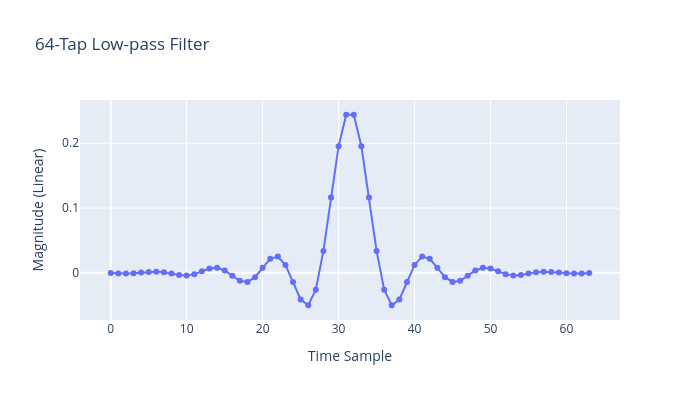

Write notebook code for a chart like this one.
### Code cell
fig_filter = go.Figure()
fig_filter.add_trace(go.Scatter(y=filter_taps, mode='lines+markers', name=f'64-Tap Low-pass Filter'))   
fig_filter.update_layout(width=700,height=400, title='64-Tap Low-pass Filter', xaxis_title='Time Sample', yaxis_title='Magnitude (Linear)',
                  )

### Figure 1 — Plotly figure (JSON) as saved in the notebook; plotly's stock layout.template omitted (floating-point values rounded to 4 significant figures)
{"data": [{"mode": "lines+markers", "name": "64-Tap Low-pass Filter", "type": "scatter", "y": [-0.00031, -0.0007949, -0.0008901, -0.0004301, 0.0005153, 0.001512, 0.001848, 0.0009346, -0.001136, -0.003316, -0.00398, -0.001965, 0.002328, 0.006616, 0.007747, 0.00374, -0.004342, -0.01214, -0.01402, -0.006703, 0.007739, 0.02161, 0.02508, 0.01212, -0.01427, -0.0411, -0.04996, -0.02589, 0.0339, 0.1162, 0.1954, 0.2439, 0.2439, 0.1954, 0.1162, 0.0339, -0.02589, -0.04996, -0.0411, -0.01427, 0.01212, 0.02508, 0.02161, 0.007739, -0.006703, -0.01402, -0.01214, -0.004342, 0.00374, 0.007747, 0.006616, 0.002328, -0.001965, -0.00398, -0.003316, -0.001136, 0.0009346, 0.001848, 0.001512, 0.0005153, -0.0004301, -0.0008901, -0.0007949, -0.00031]}], "layout": {"height": 400, "title": {"text": "64-Tap Low-pass Filter"}, "width": 700, "xaxis": {"title": {"text": "Time Sample"}}, "yaxis": {"title": {"text": "Magnitude (Linear)"}}}}
